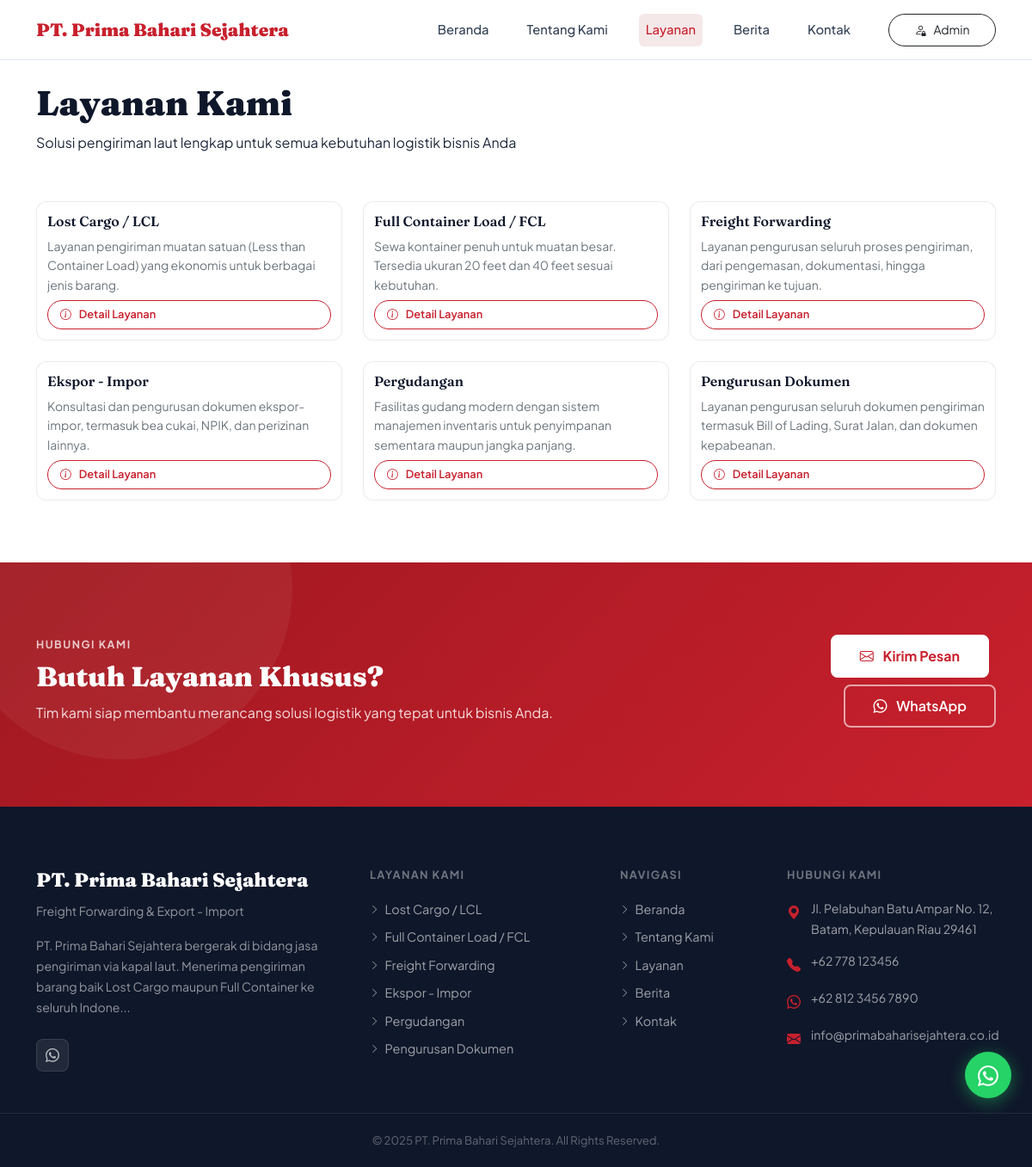
Page /services.php on the earlier database version.
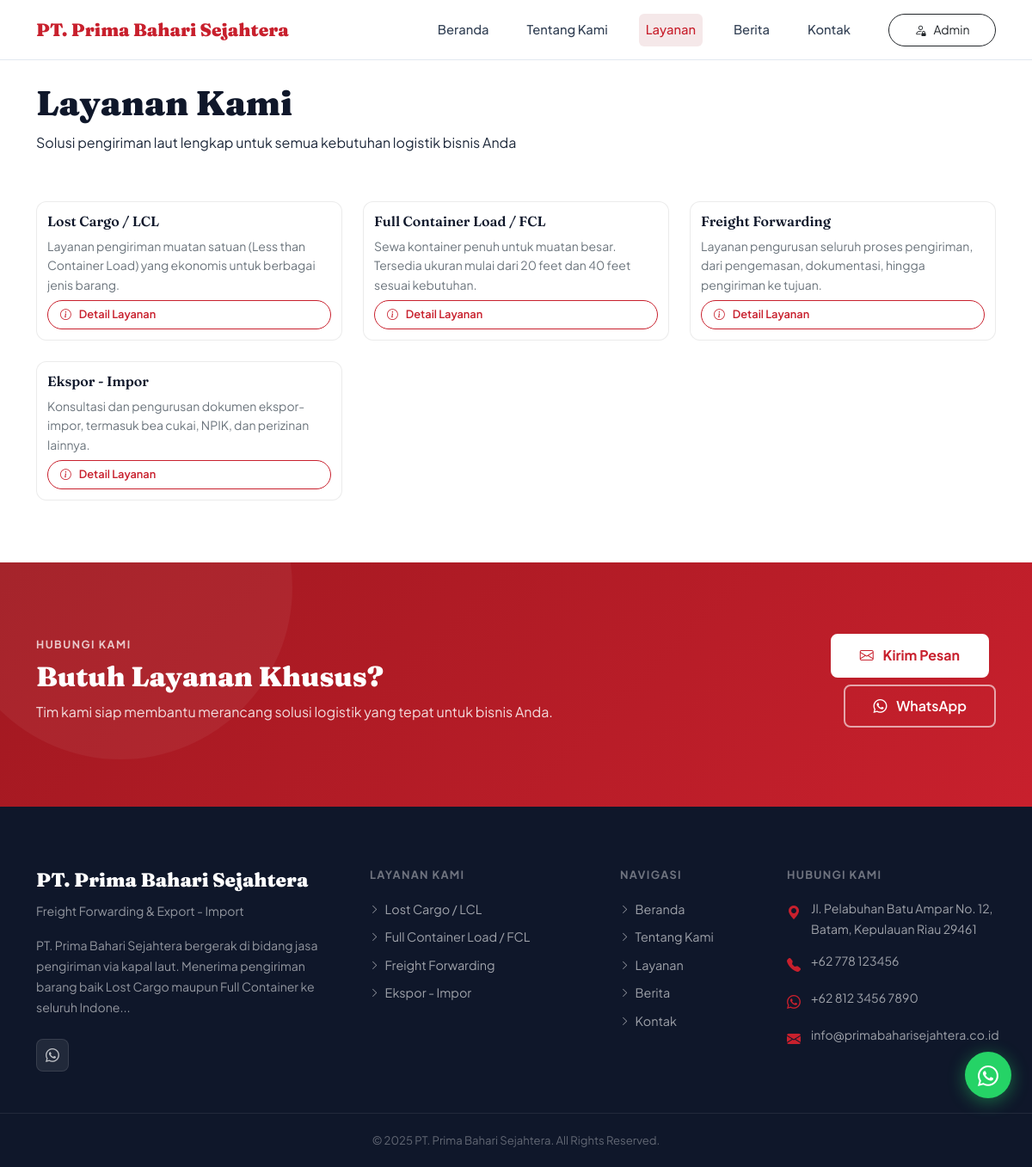
Same page on the later database version.
### tables this page shows
CREATE TABLE `services`  (
  `id` int NOT NULL AUTO_INCREMENT,
  `title` varchar(200) NOT NULL,
  `slug` varchar(200) NOT NULL,
  `icon` varchar(100) NULL DEFAULT 'bi-box-seam',
  `image` varchar(255) NULL DEFAULT NULL,
  `short_desc` text NULL,
  `full_desc` longtext NULL,
  `features` text NULL COMMENT 'JSON array of feature strings',
  `is_featured` tinyint(1) NULL DEFAULT 0,
  `is_active` tinyint(1) NULL DEFAULT 1,
  `sort_order` int NULL DEFAULT 0,
  `created_at` timestamp NOT NULL DEFAULT current_timestamp,
  `updated_at` timestamp NOT NULL DEFAULT current_timestamp ON UPDATE CURRENT_TIMESTAMP,
  PRIMARY KEY (`id`) USING BTREE,
  UNIQUE INDEX `slug`(`slug` ASC) USING BTREE
);

### includes/functions.php (called while the page is built, shortened)
<?php
function getServices(bool $activeOnly = true): array {
    $pdo = getPDO();
    $where = $activeOnly ? 'WHERE is_active = 1' : '';
    return $pdo->query("SELECT * FROM services $where ORDER BY sort_order ASC, id ASC")->fetchAll();
}
function truncate(string $text, int $length = 120): string {
    $text = strip_tags($text);
    if (mb_strlen($text) <= $length) return $text;
    return mb_substr($text, 0, $length) . '...';
}

### services.php (the view, shortened to what the changed rows need)
<?php
require_once __DIR__ . '/includes/functions.php';
$services = getServices(true);
?>
<?php require_once __DIR__ . '/includes/header.php'; ?>
<section class="page-header pt-5 mt-5">
    <div class="container page-header-content">
        <h1 class="page-header-title" data-aos="fade-up">Layanan Kami</h1>
    </div>
</section>
<section class="section-pad pb-5 mb-4">
    <div class="container">
        <?php if (empty($services)): ?>
        <div class="text-center py-5">
            <i class="bi bi-grid" style="font-size:3rem;color:#ccc;"></i>
            <p class="mt-3 text-muted">Belum ada layanan yang tersedia.</p>
        </div>
        <?php else: ?>
        <div class="row g-4">
            <?php foreach ($services as $i => $svc):
                $features = json_decode($svc['features'] ?? '[]', true) ?? [];
                $modalData = json_encode([
                    'title'    => $svc['title'],
                    'fullDesc' => $svc['full_desc'] ?? $svc['short_desc'] ?? '',
                    'features' => $features,
                    'image'    => !empty($svc['image']) ? uploadUrl($svc['image']) : '',
                    'url'      => BASE_URL . '/contact.php?service=' . urlencode($svc['title']),
                ]);
            ?>
            <div class="col-lg-4 col-md-6" data-aos="fade-up" data-aos-delay="<?= ($i % 3) * 80 ?>" id="service-<?= $svc['id'] ?>">
                <div class="service-card">
                    <div class="service-card-body">
                        <h3 class="service-card-title"><?= htmlspecialchars($svc['title']) ?></h3>
                        <p class="service-card-desc"><?= htmlspecialchars(truncate($svc['short_desc'] ?? '', 120)) ?></p>
                        <button class="svc-detail-btn" onclick='openServiceModal(<?= htmlspecialchars($modalData, ENT_QUOTES) ?>)'>
                            <i class="bi bi-info-circle me-1"></i> Detail Layanan
                        </button>
                    </div>
                </div>
            </div>
            <?php endforeach; ?>
        </div>
        <?php endif; ?>
    </div>
</section>
<section class="cta-section">
    <div class="container">
        <div class="cta-box" data-aos="zoom-in">
            <div class="row align-items-center position-relative">
                <div class="col-lg-8 mb-4 mb-lg-0">
                    <h2 class="cta-title">Butuh Layanan Khusus?</h2>
                </div>
            </div>
        </div>
    </div>
</section>
<?php require_once __DIR__ . '/includes/footer.php'; ?>

### includes/footer.php (shortened to what the changed rows need)
<?php
$services = getServices();
?>
<footer class="pbs-footer">
    <div class="footer-top">
        <div class="container">
            <div class="row g-5">
                <div class="col-lg-3 col-sm-6">
                    <ul class="footer-links">
                        <?php foreach ($services as $svc): ?>
                            <li><a href="<?= BASE_URL ?>/services.php#service-<?= $svc['id'] ?>"><i class="bi bi-chevron-right"></i> <?= htmlspecialchars($svc['title']) ?></a></li>
                        <?php endforeach; ?>
                    </ul>
                </div>
            </div>
        </div>
    </div>
</footer>
</body>
</html>

Differences in the rows shown:
removed services: title "Pergudangan", short_desc "Fasilitas gudang modern dengan sistem manajemen inventaris untuk penyimpanan sementara maupun jangka panjang."
removed services: title "Pengurusan Dokumen", short_desc "Layanan pengurusan seluruh dokumen pengiriman termasuk Bill of Lading, Surat Jalan, dan dokumen kepabeanan."
changed services "Full Container Load / FCL": short_desc "Sewa kontainer penuh untuk muatan besar. Tersedia ukuran 20 feet dan 40 feet sesuai kebutuhan." → "Sewa kontainer penuh untuk muatan besar. Tersedia ukuran mulai dari 20 feet dan 40 feet sesuai kebutuhan."
